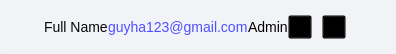
                 <widget class="QWidget" name="user_manage_scroll_widget">
                  <property name="geometry">
                   <rect>
                    <x>0</x>
                    <y>0</y>
                    <width>390</width>
                    <height>54</height>
                   </rect>
                  </property>
                  <layout class="QVBoxLayout" name="user_manage_scroll_layout">
                   <property name="spacing">
                    <number>0</number>
                   </property>
                   <property name="leftMargin">
                    <number>0</number>
                   </property>
                   <property name="topMargin">
                    <number>0</number>
                   </property>
                   <property name="rightMargin">
                    <number>0</number>
                   </property>
                   <property name="bottomMargin">
                    <number>0</number>
                   </property>
                   <item>
                    <widget class="QFrame" name="user_manage_scroll_frame2">
                     <property name="frameShape">
                      <enum>QFrame::NoFrame</enum>
                     </property>
                     <property name="frameShadow">
                      <enum>QFrame::Raised</enum>
                     </property>
                     <layout class="QVBoxLayout" name="user_manage_scroll_layout2">
                      <property name="spacing">
                       <number>0</number>
                      </property>
                      <property name="leftMargin">
                       <number>0</number>
                      </property>
                      <property name="topMargin">
                       <number>0</number>
                      </property>
                      <property name="rightMargin">
                       <number>0</number>
                      </property>
                      <property name="bottomMargin">
                       <number>0</number>
                      </property>
                      <item alignment="Qt::AlignTop">
                       <widget class="QFrame" name="user_manage_clear_frame">
                        <property name="minimumSize">
                         <size>
                          <width>0</width>
                          <height>0</height>
                         </size>
                        </property>
                        <property name="styleSheet">
                         <string notr="true">QPushButton {
	background: transparent;
}

QLabel {
	font-size: 14px;
}</string>
                        </property>
                        <property name="frameShape">
                         <enum>QFrame::NoFrame</enum>
                        </property>
                        <property name="frameShadow">
                         <enum>QFrame::Raised</enum>
                        </property>
                        <layout class="QVBoxLayout" name="user_manage_clear_layout">
                         <property name="spacing">
                          <number>0</number>
                         </property>
                         <property name="leftMargin">
                          <number>0</number>
                         </property>
                         <property name="topMargin">
                          <number>0</number>
                         </property>
                         <property name="rightMargin">
                          <number>0</number>
                         </property>
                         <property name="bottomMargin">
                          <number>0</number>
                         </property>
                         <item>
                          <widget class="QFrame" name="frame_3">
                           <property name="sizePolicy">
                            <sizepolicy hsizetype="Preferred" vsizetype="Preferred">
                             <horstretch>0</horstretch>
                             <verstretch>0</verstretch>
                            </sizepolicy>
                           </property>
                           <property name="minimumSize">
                            <size>
                             <width>0</width>
                             <height>54</height>
                            </size>
                           </property>
                           <property name="maximumSize">
                            <size>
                             <width>16777215</width>
                             <height>16777215</height>
                            </size>
                           </property>
                           <property name="styleSheet">
                            <string notr="true">QFrame {
	background: #F2F3F6;
	border-radius: 4px;
}</string>
                           </property>
                           <property name="frameShape">
                            <enum>QFrame::NoFrame</enum>
                           </property>
                           <property name="frameShadow">
                            <enum>QFrame::Raised</enum>
                           </property>
                           <layout class="QHBoxLayout" name="horizontalLayout_2" stretch="4,2,1,1">
                            <property name="spacing">
                             <number>0</number>
                            </property>
                            <property name="leftMargin">
                             <number>0</number>
                            </property>
                            <property name="topMargin">
                             <number>0</number>
                            </property>
                            <property name="rightMargin">
                             <number>0</number>
                            </property>
                            <property name="bottomMargin">
                             <number>0</number>
                            </property>
                            <item alignment="Qt::AlignLeft">
                             <widget class="QFrame" name="frame_4">
                              <property name="frameShape">
                               <enum>QFrame::NoFrame</enum>
                              </property>
                              <property name="frameShadow">
                               <enum>QFrame::Raised</enum>
                              </property>
                              <layout class="QHBoxLayout" name="horizontalLayout_3">
                               <property name="spacing">
                                <number>7</number>
                               </property>
                               <property name="leftMargin">
                                <number>17</number>
                               </property>
                               <property name="topMargin">
                                <number>0</number>
                               </property>
                               <property name="rightMargin">
                                <number>0</number>
                               </property>
                               <property name="bottomMargin">
                                <number>0</number>
                               </property>
                               <item>
                                <widget class="QLabel" name="label_5">
                                 <property name="minimumSize">
                                  <size>
                                   <width>20</width>
                                   <height>20</height>
                                  </size>
                                 </property>
                                 <property name="maximumSize">
                                  <size>
                                   <width>20</width>
                                   <height>20</height>
                                  </size>
                                 </property>
                                 <property name="styleSheet">
                                  <string notr="true"> image: url(:/image/account_user_manage.svg);</string>
                                 </property>
                                 <property name="text">
                                  <string/>
                                 </property>
                                 <property name="scaledContents">
                                  <bool>false</bool>
                                 </property>
                                 <property name="alignment">
                                  <set>Qt::AlignLeading|Qt::AlignLeft|Qt::AlignVCenter</set>
                                 </property>
                                </widget>
                               </item>
                               <item>
                                <widget class="QLabel" name="label_6">
                                 <property name="styleSheet">
                                  <string notr="true">font-weight: 400;
color: #070808;</string>
                                 </property>
                                 <property name="text">
                                  <string>Full Name</string>
                                 </property>
                                </widget>
                               </item>
                              </layout>
                             </widget>
                            </item>
                            <item alignment="Qt::AlignLeft">
                             <widget class="QLabel" name="label_7">
                              <property name="styleSheet">
                               <string notr="true">color: #4E50FF;</string>
                              </property>
                              <property name="text">
                               <string>guyha123@gmail.com</string>
                              </property>
                             </widget>
                            </item>
                            <item>
                             <widget class="QLabel" name="label_8">
                              <property name="styleSheet">
                               <string notr="true"/>
                              </property>
                              <property name="text">
                               <string>Admin</string>
                              </property>
                             </widget>
                            </item>
                            <item alignment="Qt::AlignRight">
                             <widget class="QFrame" name="frame_5">
                              <property name="frameShape">
                               <enum>QFrame::NoFrame</enum>
                              </property>
                              <property name="frameShadow">
                               <enum>QFrame::Raised</enum>
                              </property>
                              <layout class="QHBoxLayout" name="horizontalLayout_4">
                               <property name="spacing">
                                <number>10</number>
                               </property>
                               <property name="leftMargin">
                                <number>0</number>
                               </property>
                               <property name="topMargin">
                                <number>0</number>
                               </property>
                               <property name="rightMargin">
                                <number>50</number>
                               </property>
                               <property name="bottomMargin">
                                <number>0</number>
                               </property>
                               <item>
                                <widget class="QPushButton" name="pushButton_3">
                                 <property name="minimumSize">
                                  <size>
                                   <width>24</width>
                                   <height>24</height>
                                  </size>
                                 </property>
                                 <property name="maximumSize">
                                  <size>
                                   <width>24</width>
                                   <height>24</height>
                                  </size>
                                 </property>
                                 <property name="cursor">
                                  <cursorShape>PointingHandCursor</cursorShape>
                                 </property>
                                 <property name="styleSheet">
                                  <string notr="true">QPushButton {
 image: url(:/image/edit_icon_default.svg);
}

QPushButton:hover {
 image: url(:/image/edit_icon_hover.svg);
}
</string>
                                 </property>
                                 <property name="text">
                                  <string/>
                                 </property>
                                 <property name="iconSize">
                                  <size>
                                   <width>24</width>
                                   <height>24</height>
                                  </size>
                                 </property>
                                </widget>
                               </item>
                               <item>
                                <widget class="QPushButton" name="pushButton_4">
                                 <property name="minimumSize">
                                  <size>
                                   <width>24</width>
                                   <height>24</height>
                                  </size>
                                 </property>
                                 <property name="maximumSize">
                                  <size>
                                   <width>24</width>
                                   <height>24</height>
                                  </size>
                                 </property>
                                 <property name="cursor">
                                  <cursorShape>PointingHandCursor</cursorShape>
                                 </property>
                                 <property name="styleSheet">
                                  <string notr="true">QPushButton {
 image: url(:/image/delete_acc_icon_default.svg);
}

QPushButton:hover {
 image: url(:/image/delete_acc_icon_hover.svg);
}</string>
                                 </property>
                                 <property name="text">
                                  <string/>
                                 </property>
                                 <property name="iconSize">
                                  <size>
                                   <width>24</width>
                                   <height>24</height>
                                  </size>
                                 </property>
                                </widget>
                               </item>
                              </layout>
                             </widget>
                            </item>
                           </layout>
                          </widget>
                         </item>
                        </layout>
                       </widget>
                      </item>
                     </layout>
                    </widget>
                   </item>
                  </layout>
                 </widget>
